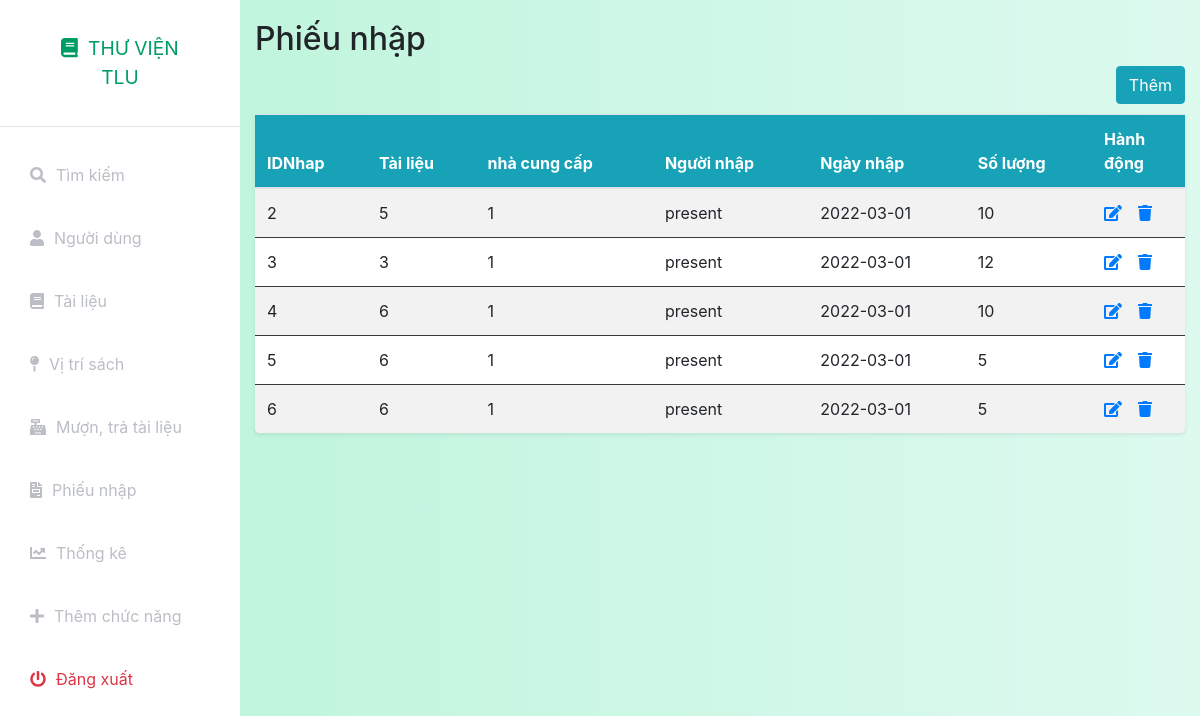
The app's page /index.php?controller=enter&action=index (signed in), older data.
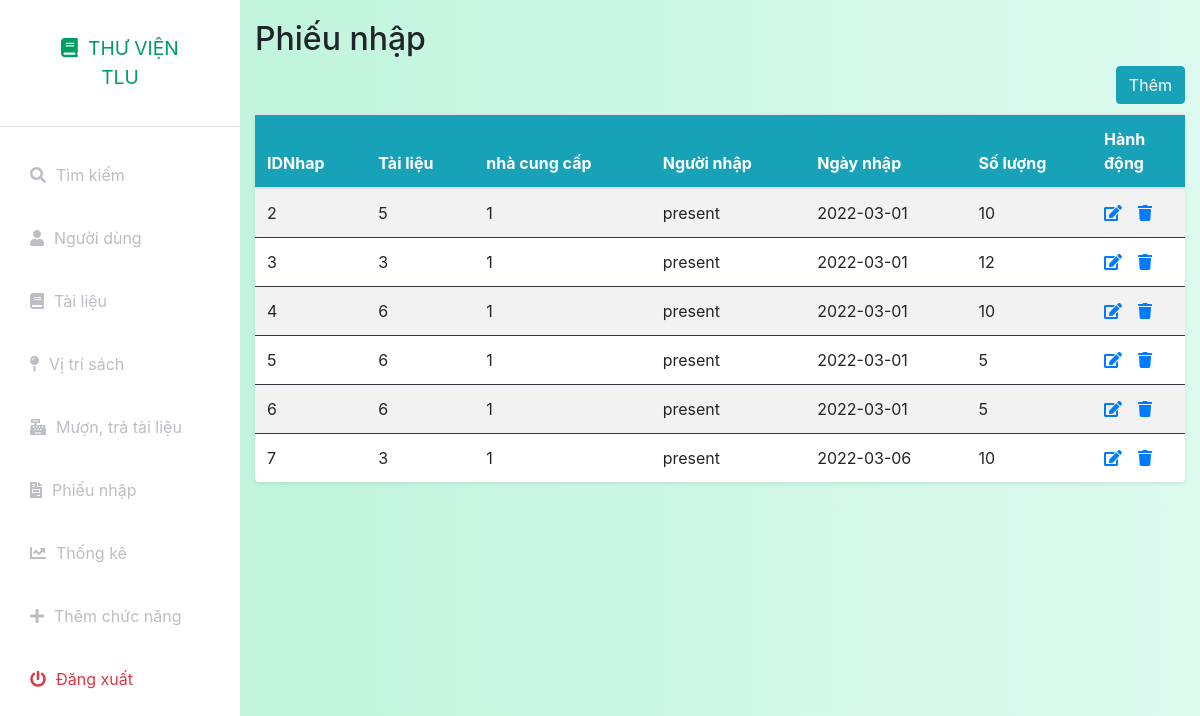
The same page, newer data.
### tables this page shows
CREATE TABLE `phieunhap` (
  `IDNhap` int(11) NOT NULL,
  `MaTL` int(11) NOT NULL,
  `MaNCC` int(11) NOT NULL,
  `NguoiNhap` text NOT NULL,
  `NgayNhap` date NOT NULL,
  `Soluong` int(11) NOT NULL,
  `status` int(11) NOT NULL DEFAULT 1
);

### index.php (called while the page is built, shortened)
<?php
include_once('models/Auth.php');
$action = isset($_GET['action']) ? $_GET['action'] : 'index';
$object = new $classController();
$object->$action();
?>

### config.php (called while the page is built, shortened)
<?php
function getalldata($query)
{
    global $connect;
    $result=mysqli_query($connect,$query);
    if(mysqli_num_rows($result)>0)
        return mysqli_fetch_all($result,MYSQLI_ASSOC);
    else
        return false;
}
function getonedata($query)
{
    global $connect;
    $result=mysqli_query($connect,$query);
    if($result&&mysqli_num_rows($result)==1)
        return mysqli_fetch_assoc($result);
    else
        return false;
}
?>

### models/User.php (called while the page is built, shortened)
<?php
include_once('./config.php');
class User
{
    public static function show($idoruser)
    {
        $query = "select * from nguoidung where id = '$idoruser' or Username = '$idoruser'";
        $data = getonedata($query);
        return $data;
    }
}

### models/Auth.php (called while the page is built, shortened)
<?php
include_once('./config.php');
include_once('User.php');
class Auth
{
    private static $ChucDanh = null;
    public static function isAdmin()
    {
        if(self::isLogin())
        {
            if (self::$ChucDanh == 'admin')
                return true;
            else
                return false;
        }
        else
        {
            return false;
        }
    }
    public static function isLogin()
    {
        if (isset($_SESSION['token']) && isset($_SESSION['Username'])) {
            $data = User::show($_SESSION['Username']);
            if($data)
            {
                if($data['token'] == $_SESSION['token'])
                {
                    self::$ChucDanh = $data['ChucDanh'];
                    return true;
                }
            }
            else
            {
                return false;
            }
        } else
            return false;
    }
}

### models/Enter.php (called while the page is built, shortened)
<?php
include_once('./config.php');
class Enter
{
    public static function index()
    {
        $query = "select * from phieunhap  where status = '1'";
        $data = getalldata($query);
        return $data;
    }
}

### views/enter/index.php (the view)
<?php include_once('././assets/layouts/header.php'); ?>
<?php include_once('././assets/layouts/siderbar.php'); ?>
<div class="container-fluid" style="padding-top:20px">
    <h2>Phiếu nhập</h2>
    <table class="table table-striped bg-white rounded shadow-sm  table-hover">
        <div class="d-grid gap-2 d-md-flex justify-content-md-end">
            <a name="" id="" class="btn btn-info" href="index.php?controller=enter&action=add" role="button" style="margin-bottom:10px">Thêm</a>
        </div>
        <thead class="bg-info text-white">
            <tr class="border-dark">
                <th>IDNhap</th>
                <th>Tài liệu</th>
                <th>nhà cung cấp</th>
                <th>Người nhập</th>
                <th>Ngày nhập</th>
                <th>Số lượng</th>
                <th style="width: 10%;">Hành động</th>
            </tr>
        </thead>
        <tbody>
            <?php
            if (isset($data) && is_array($data)) {
                foreach ($data as $enter) {
                    if ($enter['status'] == 1) {
                        echo "<tr>";
                        echo "<td class=\"border-dark\" scope=\"row\">" . $enter['IDNhap'] . "</td>";
                        echo "<td class=\"border-dark\">" . $enter['MaTL'] . "</td>";
                        echo "<td class=\"border-dark\">" . $enter['MaNCC'] . "</td>";
                        echo "<td class=\"border-dark\">" . $enter['NguoiNhap'] . "</td>";
                        echo "<td class=\"border-dark\">" . $enter['NgayNhap'] . "</td>";
                        echo "<td class=\"border-dark\">" . $enter['Soluong'] . "</td>";
                        echo '<td class="border-dark">';
                        echo '<a href="index.php?controller=enter&action=edit&IDNhap=' . $enter['IDNhap'] . '"><i class="fas fa-edit"></i></a>';
                        echo '<a class="ml-3" onclick="return confirm(\'Bạn có muốn xóa ?\')" href="index.php?controller=enter&action=delete&IDNhap=' . $enter['IDNhap'] . '"><i class="fas fa-trash"></i></a>';
                        echo "</tr>";
                    }
                }
            }
            ?>
    </table>
</div>
<?php include_once('././assets/layouts/footer.php'); ?>

Row changes from the older to the newer data that the page shows:
added phieunhap: IDNhap "7", MaTL "3", MaNCC "1", NguoiNhap "present", NgayNhap "2022-03-06", Soluong "10"
